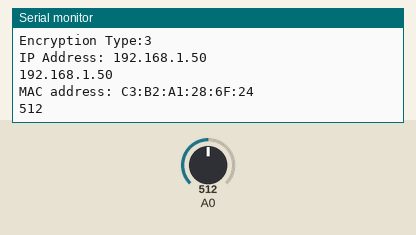
This sketch was run on a simulated Arduino MKR. Parts: the last lines printed to the serial monitor. Inputs (shaded band) come from the test bench; at power-on: A0 = 512. WiFi joins after 1.5 s; servers stay silent unless stated; no MQTT or app messages arrive unless stated; not simulated (calls return 0 or success): arduino_secrets.h.

Above: at 12.7 s.
12.8 s: A0 set to 716
At 13.3 s:
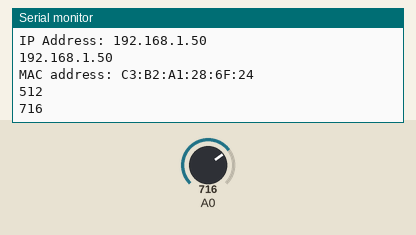
14.3 s: A0 set to 900
At 15.6 s:
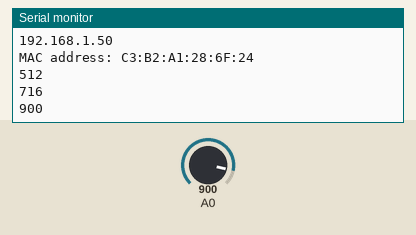
Timing chart, 0 to 17.3 s (numbered marks = the images above; inputs shaded):
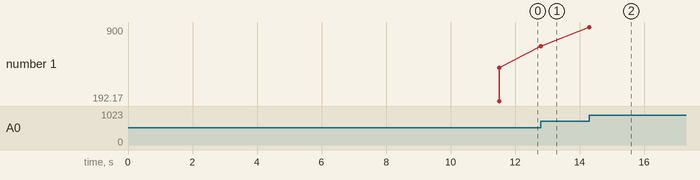

Measured:
- after the input at 12.8 s, the serial monitor: prints a new line at once (image 1)
- after the input at 14.3 s, the serial monitor: prints a new line at once (image 2)
- plotted number 1: 512 → 716 after the input at 12.8 s, 716 → 900 after the input at 14.3 s

The sketch:

potenciometer_simulation.ino
```cpp
#include <SPI.h>
#include <WiFi101.h>
#include <PubSubClient.h>

#include "arduino_secrets.h"
///////please enter your sensitive data in the Secret tab/arduino_secrets.h
char ssid[] = SECRET_SSID;        // your network SSID (name)
char pass[] = SECRET_PASS;    // your network password (use for WPA, or use as key for WEP)
int status = WL_IDLE_STATUS;     // the WiFi radio's status
int val = 0;
String value = "";

void callback(char* topic, byte* payload, unsigned int length) {
  // handle message arrived
}
WiFiClient wificlient;
PubSubClient client(wificlient);

void setup() {
  client.setServer("impact.idc.nokia.com", 31883);
  client.setCallback(callback);
  //Initialize serial and wait for port to open:
  Serial.begin(9600);
  while (!Serial) {
    ; // wait for serial port to connect. Needed for native USB port only
  }

  // check for the presence of the shield:
  if (WiFi.status() == WL_NO_SHIELD) {
    Serial.println("WiFi shield not present");
    // don't continue:
    while (true);
  }

  // attempt to connect to WiFi network:
  while ( status != WL_CONNECTED) {
    Serial.print("Attempting to connect to WPA SSID: ");
    Serial.println(ssid);
    // Connect to WPA/WPA2 network:
    status = WiFi.begin(ssid, pass);

    // wait 10 seconds for connection:
    delay(10000);
  }

  // you're connected now, so print out the data:
  Serial.print("You're connected to the network");
  printCurrentNet();
  printWiFiData();

}

void loop() {
  int temp = analogRead(A0);
  if(temp - val > 10 || val - temp > 10)
  {
    val = temp;
    Serial.println(val);
    char cstr[16];
    itoa(val, cstr, 10);
    if(client.connect(TOKEN, USER, PASSWORD))
    {
      client.publish(TOPIC ,cstr);
    }
    else
    {
      reconnect();
    }
  }

}

void printWiFiData() {
  // print your WiFi shield's IP address:
  IPAddress ip = WiFi.localIP();
  Serial.print("IP Address: ");
  Serial.println(ip);
  Serial.println(ip);

  // print your MAC address:
  byte mac[6];
  WiFi.macAddress(mac);
  Serial.print("MAC address: ");
  printMacAddress(mac);

}

void printCurrentNet() {
  // print the SSID of the network you're attached to:
  Serial.print("SSID: ");
  Serial.println(WiFi.SSID());

  // print the MAC address of the router you're attached to:
  byte bssid[6];
  WiFi.BSSID(bssid);
  Serial.print("BSSID: ");
  printMacAddress(bssid);

  // print the received signal strength:
  long rssi = WiFi.RSSI();
  Serial.print("signal strength (RSSI):");
  Serial.println(rssi);

  // print the encryption type:
  byte encryption = WiFi.encryptionType();
  Serial.print("Encryption Type:");
  Serial.println(encryption, HEX);
  Serial.println();
}

void printMacAddress(byte mac[]) {
  for (int i = 5; i >= 0; i--) {
    if (mac[i] < 16) {
      Serial.print("0");
    }
    Serial.print(mac[i], HEX);
    if (i > 0) {
      Serial.print(":");
    }
  }
  Serial.println();
}
void reconnect() {
  // Loop until we're reconnected
  while (!client.connected()) {
    Serial.print("Attempting MQTT connection...");
    // Attempt to connect
    if (client.connect(TOKEN, USER, PASSWORD)) {
      Serial.println("connected");
    } else {
      Serial.print("failed, rc=");
      Serial.print(client.state());
      Serial.println(" try again in 5 seconds");
      // Wait 5 seconds before retrying
      delay(5000);
    }
  }
}
```
